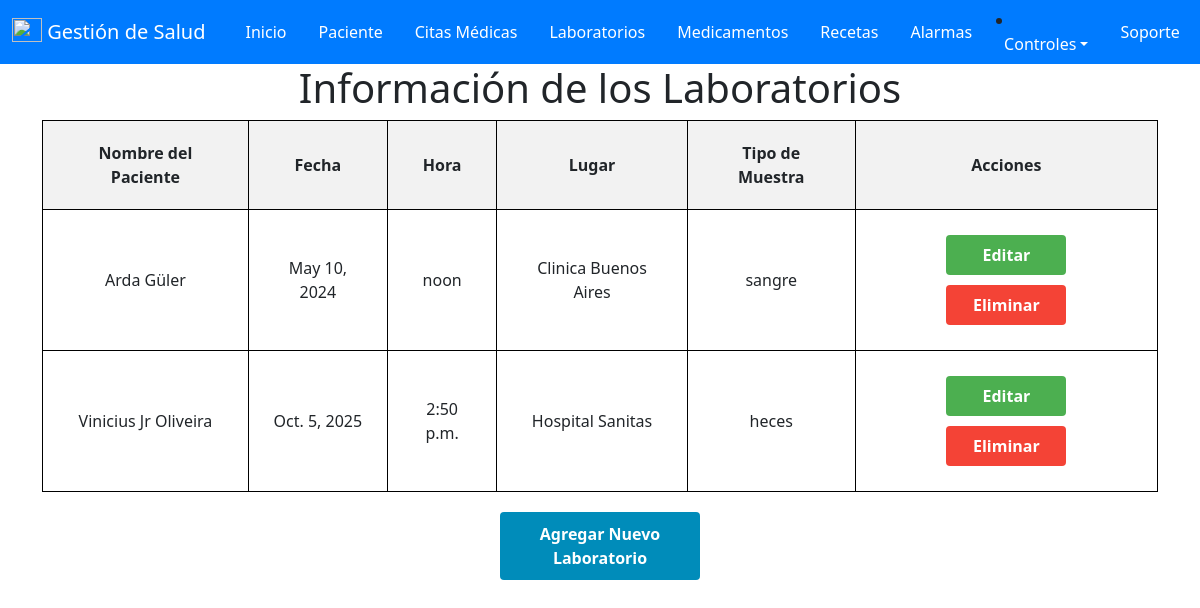
The app's page /laboratorios/ (signed in), older data.
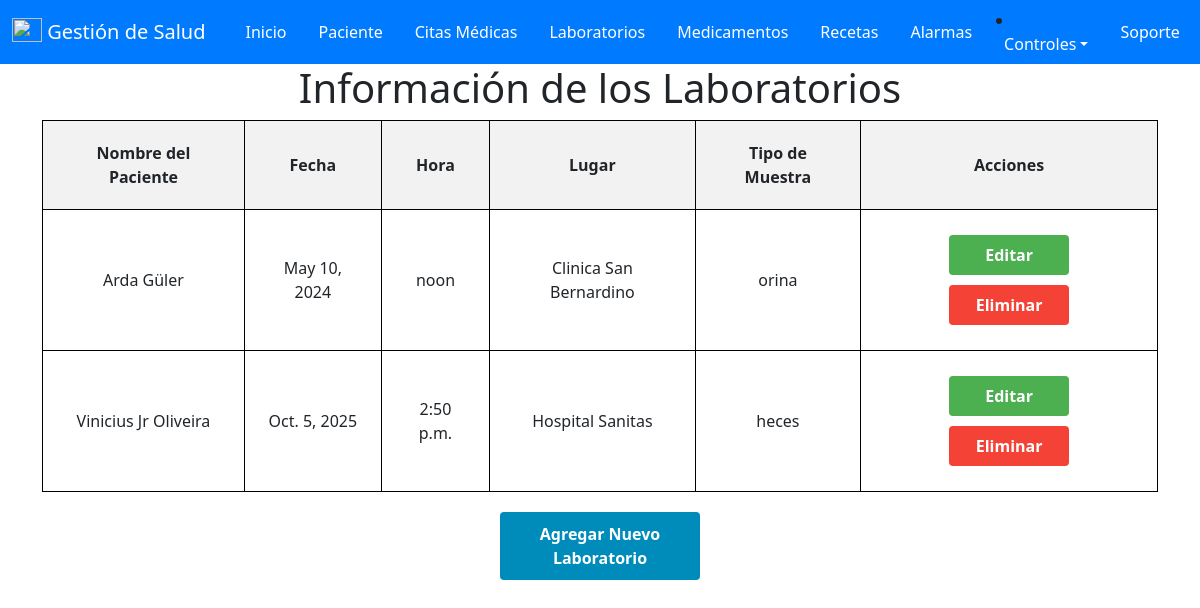
The same page, newer data.
### salud/models.py (models this page shows, shortened)
class laboratorio (models.Model):
    id_Laboratorios = models.AutoField(primary_key=True , verbose_name='ID_Laboratorio')
    id_paciente = models.ForeignKey(paciente, on_delete=models.CASCADE)
    fecha = models.DateField(null=False, verbose_name='Fecha')
    hora = models.TimeField(null=False, verbose_name='Hora')
    lugar = models.CharField(max_length=200, verbose_name='Lugar')
    tipo_Muestra = models.CharField(max_length=50, verbose_name='Tipo de Muestra')
    id_usuario = models.ForeignKey(User, on_delete=models.CASCADE)

class paciente(models.Model):
    id_paciente = models.AutoField(primary_key=True , verbose_name='ID_Paciente')
    cedula = models.IntegerField(null=True,verbose_name='Cedula')
    nombre = models.CharField(max_length=50, verbose_name='Nombre')
    apellido = models.CharField(max_length=50, verbose_name='Apellido')
    sexo = models.CharField(max_length=20, verbose_name='Sexo')
    fecha_Nacimiento = models.DateField(null=True, verbose_name='Fecha de Nacimiento')
    edad = models.IntegerField ( verbose_name='Edad')
    direccion = models.CharField(max_length=50, verbose_name='Direccion')
    telefono = models.IntegerField( verbose_name='Telefono')
    email = models.EmailField( verbose_name='Email')
    id_usuario = models.ForeignKey(User, on_delete=models.CASCADE)

### salud/views.py (the view)
# urls.py: path('laboratorios/', views.laboratorios, name='laboratorios'),
@login_required(login_url='/accounts/login/')
def laboratorios(request):
    laboratorios = laboratorio.objects.filter(id_usuario=request.user)
    context = {
        'laboratorios': laboratorios
    }
    return render(request, 'Programar/laboratorios.html', context)

### salud/templates/Programar/laboratorios.html (shortened to what this page needs)
{% extends "base.html" %}
{% block contenido %}
<!DOCTYPE html>
<html>
<head>
</head>
<body>
    <h1>Información de los Laboratorios</h1>
    <form method="post" action="{% url 'laboratorios' %}">
        <table>
            <thead>
                <tr>
                    <th>Nombre del Paciente</th>
                    <th>Fecha</th>
                    <th>Hora</th>
                    <th>Lugar</th>
                    <th>Tipo de Muestra</th>
                    <th>Acciones</th>
                </tr>
            </thead>
            <tbody>
                {% for laboratorio in laboratorios %}
                <tr>
                    <td>{{ laboratorio.id_paciente.nombre }} {{ laboratorio.id_paciente.apellido }}</td>
                    <td>{{ laboratorio.fecha }}</td>
                    <td>{{ laboratorio.hora }}</td>
                    <td>{{ laboratorio.lugar }}</td>
                    <td>{{ laboratorio.tipo_Muestra }}</td>
                    <td>
                        <a href="{% url 'editar_laboratorios' laboratorio.id_Laboratorios%}" class="button edit-button">Editar</a>
                        <a href="{% url 'eliminar_laboratorios' laboratorio.id_Laboratorios%}" class="button delete-button" onclick="return confirm('¿Estás seguro de que deseas eliminar este laboratorio?');">Eliminar</a>
                    </td>
                </tr>
                {% empty %}
                <tr>
                    <td colspan="6">No hay Laboratorios disponibles.</td>
                </tr>
                {% endfor %}
            </tbody>
        </table>
        <a href="{% url 'agregar_laboratorio' %}" class="button add-button">Agregar Nuevo Laboratorio</a>
    </form>
</body>
</html>
{% endblock %}

Row changes from the older to the newer data that the page shows:
changed laboratorio "noon": lugar "Clinica Buenos Aires" → "Clinica San Bernardino"; tipo_Muestra "sangre" → "orina"
